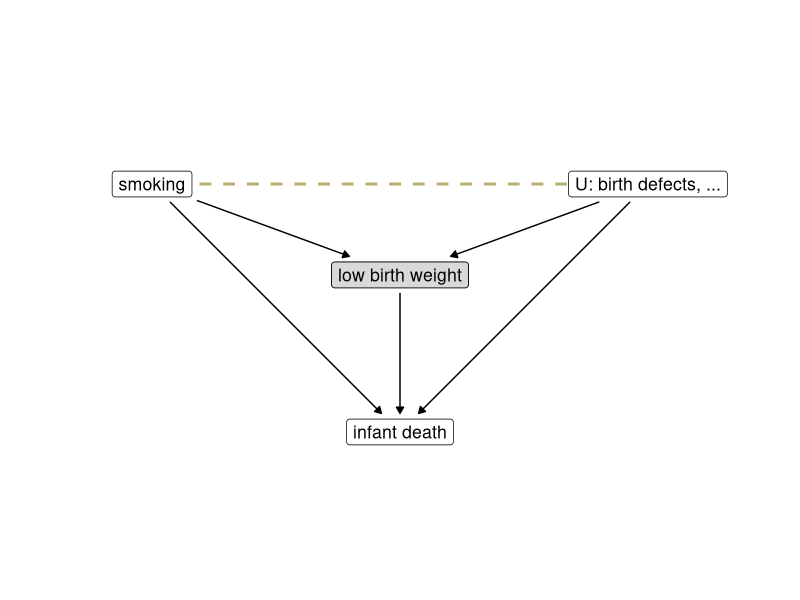
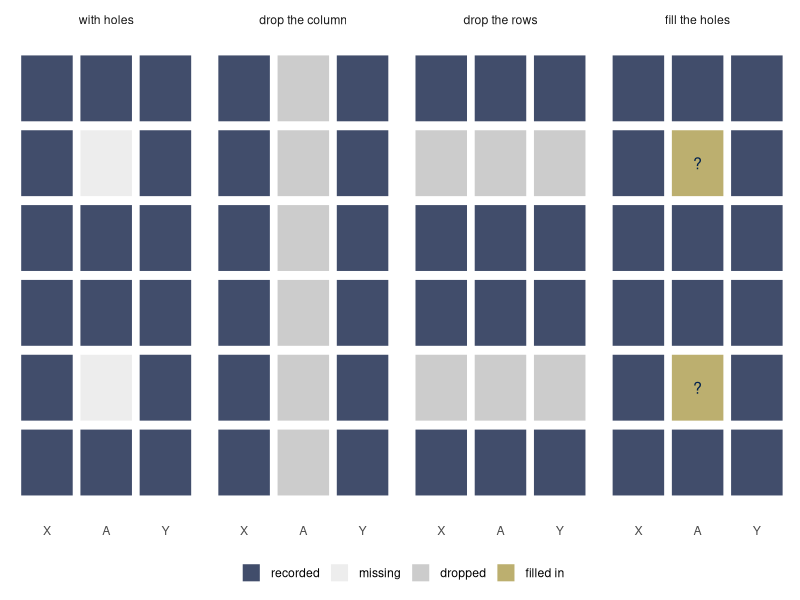
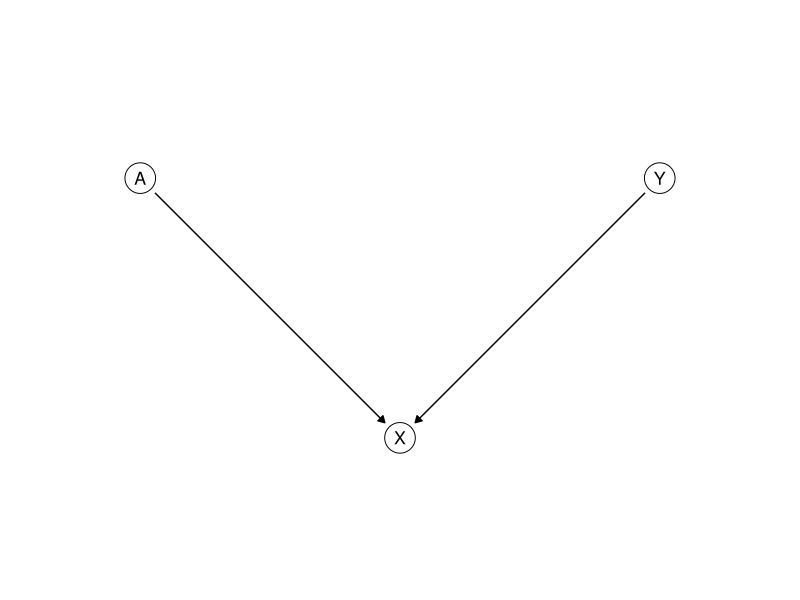
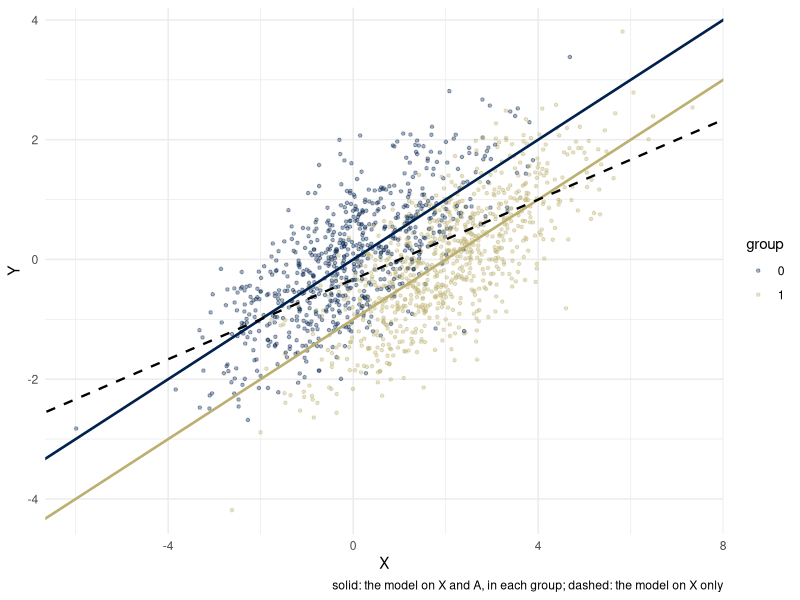
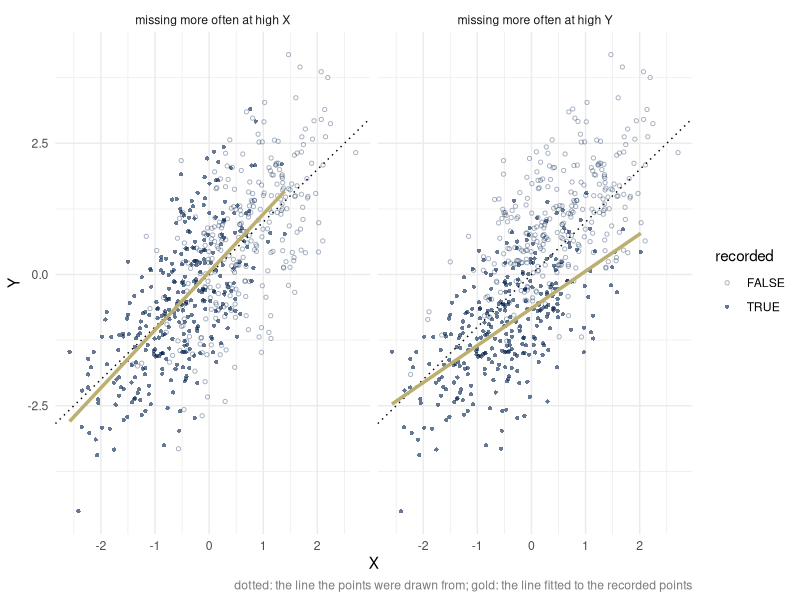

Here is the R script that generated these plots, in order:
## ---- chunk 1
library(ggplot2)
library(dplyr)
theme_set(theme_minimal())
set.seed(313)
# cividis: viridisLite::cividis(9)[c(1, 3, 5, 6, 7, 9)]
navy <- "#00204D"; slate <- "#414D6B"; cgray <- "#7C7B78"; khaki <- "#9B9477"; gold <- "#BCAF6F"; yellow <- "#FFEA46"
two <- c(navy, gold)               # the two groups, wherever there are two

# Causal graphs. Nodes are letters in circles, or words in boxes (boxes = TRUE). A node's
# size is fixed on the page, in inches; draw_dag measures the device and stops every arrow
# `gap` inches short of its nodes. From weeks 3 and 4.
draw_dag <- function(nodes, edges, dashed = character(0), highlight = character(0), boxes = FALSE,
                     text_size = 4.5, xlim = c(-0.5, 2.5), ylim = c(-0.4, 1.4), extra = theme(),
                     gap = 0.05) {
  if (!"panel" %in% names(nodes)) { nodes$panel <- ""; edges$panel <- "" }
  pad <- unit(0.3, "lines"); border <- 0.25; dot <- 10; stroke <- 0.5; lw <- c(black = 0.5, gold = 1.1)
  p <- ggplot() +
    facet_wrap(~ panel, nrow = 1) +
    coord_fixed(xlim = xlim, ylim = ylim) +
    theme_void() +
    theme(strip.text = element_text(size = 11), panel.spacing = unit(1, "lines")) +
    extra
  p <- if (boxes) {
    p + geom_label(data = nodes, aes(x, y, label = name), size = text_size, label.size = border,
                   label.padding = pad)
  } else {
    p + geom_point(data = nodes, aes(x, y), size = dot, shape = 21, fill = "white", stroke = stroke) +
      geom_text(data = nodes, aes(x, y, label = name), size = text_size, parse = TRUE)
  }
  inch <- function(u, f) f(u, "in", valueOnly = TRUE)
  g <- ggplotGrob(p)
  pp <- ggplot_build(p)$layout$panel_params[[1]]
  per_unit <- min((dev.size("in")[1] - sum(inch(g$widths, grid::convertWidth))) /
                    (length(unique(nodes$panel)) * diff(pp$x.range)),
                  (dev.size("in")[2] - sum(inch(g$heights, grid::convertHeight))) / diff(pp$y.range))
  if (boxes) {
    text <- lapply(as.character(nodes$name), grid::textGrob, gp = grid::gpar(fontsize = text_size * .pt))
    nodes$hw <- (sapply(text, \(t) inch(grid::grobWidth(t), grid::convertWidth)) / 2 +
                   inch(pad, grid::convertWidth) + border * .pt / 96 / 2) / per_unit
    nodes$hh <- (sapply(text, \(t) inch(grid::grobHeight(t), grid::convertHeight)) / 2 +
                   inch(pad, grid::convertHeight) + border * .pt / 96 / 2) / per_unit
  } else {
    nodes$hw <- nodes$hh <- (0.375 * (dot * .pt + stroke * .stroke / 2) / 72 +
                               stroke * .stroke / 2 / 96 / 2) / per_unit
  }
  e <- edges |>
    left_join(nodes, by = c("panel", "from" = "name")) |>
    rename(x0 = x, y0 = y, hw0 = hw, hh0 = hh) |>
    left_join(nodes, by = c("panel", "to" = "name")) |>
    mutate(dx = x - x0, dy = y - y0, len = sqrt(dx^2 + dy^2), ux = dx / len, uy = dy / len,
           col = ifelse(paste(from, to) %in% highlight, "#BCAF6F", "black"),
           style = ifelse(paste(from, to) %in% dashed, "dashed", "solid"),
           g0 = gap / per_unit,
           g1 = (gap + ifelse(col == "black", lw[["black"]], lw[["gold"]]) * .pt / 96 / 2) / per_unit,
           s0 = if (boxes) pmin((hw0 + g0) / pmax(abs(ux), 1e-9), (hh0 + g0) / pmax(abs(uy), 1e-9)) else hw0 + g0,
           s1 = if (boxes) pmin((hw + g1) / pmax(abs(ux), 1e-9), (hh + g1) / pmax(abs(uy), 1e-9)) else hw + g1,
           xs = x0 + s0 * ux, ys = y0 + s0 * uy, xe = x - s1 * ux, ye = y - s1 * uy)
  p + geom_segment(data = e, aes(x = xs, y = ys, xend = xe, yend = ye, linetype = style, color = col),
                   arrow = arrow(length = unit(0.18, "cm"), type = "closed"),
                   linewidth = ifelse(e$col == "black", lw[["black"]], lw[["gold"]]), show.legend = FALSE) +
    scale_linetype_identity() + scale_color_identity()
}

# A gray box over the node conditioned on, and a dashed gold line, under the nodes, for the
# association that conditioning creates.
condition_on <- function(p, nodes, node, induced = NULL, text_size = 4.5, boxes = TRUE) {
  if (!is.null(induced)) {
    ends <- nodes[match(induced, nodes$name), ]
    under <- geom_segment(data = data.frame(x = ends$x[1], y = ends$y[1], xend = ends$x[2], yend = ends$y[2]),
                          aes(x, y, xend = xend, yend = yend), linetype = "dashed", color = gold, linewidth = 1)
    p$layers <- c(list(under), p$layers)
  }
  box <- nodes[nodes$name == node, ]
  if (boxes) {
    p + geom_label(data = box, aes(x, y, label = name), size = text_size, label.size = 0.25,
                   label.padding = unit(0.3, "lines"), fill = "grey85")
  } else {
    p + geom_point(data = box, aes(x, y), size = 10, shape = 22, fill = "grey85", stroke = 0.5) +
      geom_text(data = box, aes(x, y, label = name), size = text_size, parse = TRUE)
  }
}
## ---- chunk 2
bw <- data.frame(name = c("smoking", "low birth weight", "U: birth defects, ...", "infant death"),
                 x = c(0, 1.5, 3, 1.5), y = c(1, 0.45, 1, -0.5))
bw_edges <- data.frame(from = c("smoking", "U: birth defects, ...", "low birth weight", "U: birth defects, ...", "smoking"),
                       to = c("low birth weight", "low birth weight", "infant death", "infant death", "infant death"))
p <- draw_dag(bw, bw_edges, boxes = TRUE, xlim = c(-0.7, 3.7), ylim = c(-0.75, 1.25))
condition_on(p, bw, "low birth weight", induced = c("smoking", "U: birth defects, ..."))
## ---- chunk 3
grid <- expand.grid(row = 1:6, col = c("X", "A", "Y"), stringsAsFactors = FALSE)
grid$status <- ifelse(grid$col == "A" & grid$row %in% c(2, 5), "missing", "recorded")
panels <- bind_rows(
  grid |> mutate(panel = "with holes"),
  grid |> mutate(panel = "drop the column", status = ifelse(col == "A", "dropped", status)),
  grid |> mutate(panel = "drop the rows", status = ifelse(row %in% c(2, 5), "dropped", status)),
  grid |> mutate(panel = "fill the holes", status = ifelse(status == "missing", "filled in", status)))
panels$col <- factor(panels$col, levels = c("X", "A", "Y"))
panels$panel <- factor(panels$panel, levels = unique(panels$panel))
panels$status <- factor(panels$status, levels = c("recorded", "missing", "dropped", "filled in"))
ggplot(panels, aes(col, -row)) +
  geom_tile(aes(fill = status), color = "white", linewidth = 1, width = 0.92, height = 0.92) +
  geom_text(data = subset(panels, status == "filled in"), label = "?", size = 4, color = navy) +
  facet_wrap(~ panel, nrow = 1) +
  scale_fill_manual(values = c(recorded = slate, missing = "grey93", dropped = "grey80", `filled in` = gold),
                    name = NULL, drop = FALSE) +
  theme(axis.title = element_blank(), axis.text.y = element_blank(), panel.grid = element_blank(),
        legend.position = "bottom")
## ---- chunk 4
cw <- data.frame(name = c("A", "Y", "X"), x = c(0, 2, 1), y = c(1, 1, 0))
draw_dag(cw, data.frame(from = c("A", "Y"), to = c("X", "X")), xlim = c(-0.4, 2.4), ylim = c(-0.3, 1.3))
## ---- chunk 5
generate_data <- function(n = 500, betaY = 1, betaA = 2) {
  A <- rbinom(n, 1, 1/2)
  Y <- rnorm(n)
  X <- betaY * Y + betaA * A + rnorm(n)
  data.frame(Y = Y, X = X, A = factor(A))
}
train <- generate_data(1e5)
test <- generate_data(1e5)
unaware <- lm(Y ~ X, data = train)
full <- lm(Y ~ X + A, data = train)
round(coef(unaware), 2)
round(coef(full), 2)

test |>
  mutate(pred_unaware = predict(unaware, newdata = test),
         pred_full = predict(full, newdata = test)) |>
  group_by(A) |>
  summarize(mean_Y = mean(Y),
            mean_pred_unaware = mean(pred_unaware),
            mean_pred_full = mean(pred_full),
            mse_unaware = mean((Y - pred_unaware)^2),
            mse_full = mean((Y - pred_full)^2)) |>
  mutate(across(-A, \(v) round(v, 2)))
## ---- chunk 6
show <- test[sample(nrow(test), 1500), ]
ggplot(show, aes(X, Y, color = A)) +
  geom_point(alpha = 0.35, size = 0.9) +
  geom_abline(intercept = 0, slope = 1/2, color = navy, linewidth = 0.9) +
  geom_abline(intercept = -1, slope = 1/2, color = gold, linewidth = 0.9) +
  geom_abline(intercept = -1/3, slope = 1/3, color = "black", linetype = "dashed", linewidth = 0.8) +
  scale_color_manual(values = two, name = "group") +
  labs(caption = "solid: the model on X and A, in each group; dashed: the model on X only")
## ---- chunk 7
n <- 600
X <- rnorm(n)
Y <- X + rnorm(n)
logistic <- function(v) 1 / (1 + exp(-v))
cc <- rbind(
  data.frame(X = X, Y = Y, mechanism = "missing more often at high X",
             observed = rbinom(n, 1, logistic(-2 * X)) == 1),
  data.frame(X = X, Y = Y, mechanism = "missing more often at high Y",
             observed = rbinom(n, 1, logistic(-2 * Y)) == 1))
ggplot(cc, aes(X, Y)) +
  geom_point(aes(shape = observed, alpha = observed), color = navy, size = 1.1) +
  scale_shape_manual(values = c(`TRUE` = 16, `FALSE` = 1), name = "recorded") +
  scale_alpha_manual(values = c(`TRUE` = 0.6, `FALSE` = 0.35), name = "recorded") +
  geom_abline(intercept = 0, slope = 1, linetype = "dotted") +
  geom_smooth(data = subset(cc, observed), method = "lm", se = FALSE,
              color = gold, linewidth = 1.2, formula = y ~ x) +
  facet_wrap(~ mechanism) +
  labs(caption = "dotted: the line the points were drawn from; gold: the line fitted to the recorded points") +
  theme(plot.caption = element_text(color = cgray))
## ---- chunk 8
sim <- function(n) { d <- generate_data(n); d$A <- as.integer(as.character(d$A)); d$Arec <- ifelse(rbinom(n, 1, 1/2) == 1, d$A, NA); d }
tr <- sim(1e5); te <- sim(1e5); known <- !is.na(te$Arec)
drop_col <- predict(lm(Y ~ X, data = tr), te)
drop_rows <- predict(lm(Y ~ X + Arec, data = tr), te)
cc <- subset(tr, !is.na(Arec))
b <- rowMeans(replicate(20, {                                          # 20 completions
  imp <- glm(Arec ~ X + Y, family = binomial, data = cc[sample(nrow(cc), replace = TRUE), ])  # the imputation model, refitted on a bootstrap sample
  d <- tr; miss <- is.na(d$Arec)
  d$Arec[miss] <- rbinom(sum(miss), 1, predict(imp, d[miss, ], type = "response"))
  coef(lm(Y ~ X + Arec, data = d))
}))
f <- function(x, a) b[1] + b[2] * x + b[3] * a
pA <- predict(glm(Arec ~ X, family = binomial, data = cc), te, type = "response")
fill_in <- ifelse(known, f(te$X, te$Arec), pA * f(te$X, 1) + (1 - pA) * f(te$X, 0))
row_of <- function(p) {
  mse <- function(idx) sprintf("%.2f", mean((te$Y[idx] - p[idx])^2))
  gap <- function(idx) { m <- tapply(p[idx], te$A[idx], mean); sprintf("%.2f", m[2] - m[1]) }
  none <- all(is.na(p[!known]))
  c(mse(known), if (none) "no prediction" else mse(!known), gap(known), if (none) "no prediction" else gap(!known))
}
tab <- rbind(`drop the column` = row_of(drop_col), `drop the rows` = row_of(drop_rows), `fill in` = row_of(fill_in))
colnames(tab) <- c("MSE, A recorded", "MSE, A missing", "gap, A recorded", "gap, A missing")
knitr::kable(tab, caption = "100,000 training and 100,000 test rows; A recorded for half of each, at random.")
